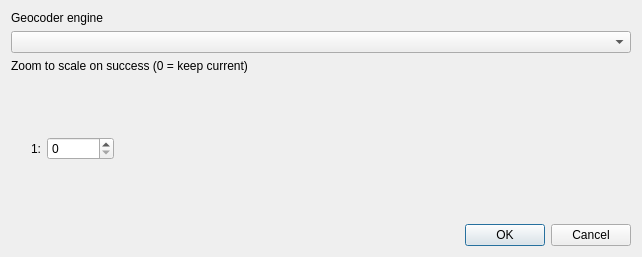
<?xml version="1.0" encoding="UTF-8"?>
<ui version="4.0">
 <class>Config</class>
 <widget class="QDialog" name="Config">
  <property name="enabled">
   <bool>true</bool>
  </property>
  <property name="geometry">
   <rect>
    <x>0</x>
    <y>0</y>
    <width>642</width>
    <height>257</height>
   </rect>
  </property>
  <property name="windowTitle">
   <string>Settings</string>
  </property>
  <layout class="QHBoxLayout" name="horizontalLayout_3">
   <item>
    <layout class="QVBoxLayout" name="verticalLayout">
     <item>
      <widget class="QLabel" name="label_5">
       <property name="text">
        <string>Geocoder engine</string>
       </property>
      </widget>
     </item>
     <item>
      <widget class="QComboBox" name="geocoderComboBox"/>
     </item>
     <item>
      <layout class="QHBoxLayout" name="horizontalLayout"/>
     </item>
     <item>
      <widget class="QLabel" name="label_3">
       <property name="text">
        <string>Zoom to scale on success (0 = keep current)</string>
       </property>
      </widget>
     </item>
     <item>
      <layout class="QHBoxLayout" name="horizontalLayout_2">
       <item>
        <spacer name="verticalSpacer">
         <property name="orientation">
          <enum>Qt::Vertical</enum>
         </property>
         <property name="sizeHint" stdset="0">
          <size>
           <width>20</width>
           <height>40</height>
          </size>
         </property>
        </spacer>
       </item>
       <item>
        <widget class="QLabel" name="label_4">
         <property name="text">
          <string>1:</string>
         </property>
        </widget>
       </item>
       <item>
        <widget class="QSpinBox" name="ZoomScale">
         <property name="maximum">
          <number>1000000</number>
         </property>
         <property name="singleStep">
          <number>100</number>
         </property>
        </widget>
       </item>
       <item>
        <spacer name="horizontalSpacer">
         <property name="orientation">
          <enum>Qt::Horizontal</enum>
         </property>
         <property name="sizeHint" stdset="0">
          <size>
           <width>40</width>
           <height>20</height>
          </size>
         </property>
        </spacer>
       </item>
      </layout>
     </item>
     <item>
      <widget class="QDialogButtonBox" name="buttonBox">
       <property name="orientation">
        <enum>Qt::Horizontal</enum>
       </property>
       <property name="standardButtons">
        <set>QDialogButtonBox::Cancel|QDialogButtonBox::Ok</set>
       </property>
      </widget>
     </item>
    </layout>
   </item>
  </layout>
 </widget>
 <resources/>
 <connections>
  <connection>
   <sender>buttonBox</sender>
   <signal>accepted()</signal>
   <receiver>Config</receiver>
   <slot>accept()</slot>
   <hints>
    <hint type="sourcelabel">
     <x>248</x>
     <y>254</y>
    </hint>
    <hint type="destinationlabel">
     <x>157</x>
     <y>274</y>
    </hint>
   </hints>
  </connection>
  <connection>
   <sender>buttonBox</sender>
   <signal>rejected()</signal>
   <receiver>Config</receiver>
   <slot>reject()</slot>
   <hints>
    <hint type="sourcelabel">
     <x>316</x>
     <y>260</y>
    </hint>
    <hint type="destinationlabel">
     <x>286</x>
     <y>274</y>
    </hint>
   </hints>
  </connection>
 </connections>
</ui>
